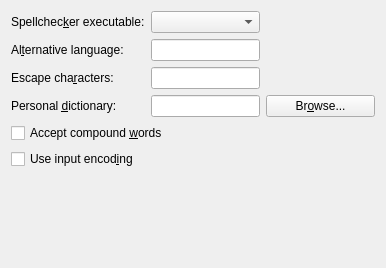
<ui version="4.0" >
 <class>PrefSpellcheckerUi</class>
 <widget class="QWidget" name="PrefSpellcheckerUi" >
  <property name="geometry" >
   <rect>
    <x>0</x>
    <y>0</y>
    <width>386</width>
    <height>268</height>
   </rect>
  </property>
  <property name="windowTitle" >
   <string/>
  </property>
  <layout class="QVBoxLayout" >
   <property name="margin" >
    <number>11</number>
   </property>
   <property name="spacing" >
    <number>6</number>
   </property>
   <item>
    <layout class="QGridLayout" >
     <property name="margin" >
      <number>0</number>
     </property>
     <property name="spacing" >
      <number>6</number>
     </property>
     <item row="0" column="0" >
      <widget class="QLabel" name="spellCommandLA" >
       <property name="text" >
        <string>Spellchec&amp;ker executable:</string>
       </property>
       <property name="buddy" >
        <cstring>spellCommandCO</cstring>
       </property>
      </widget>
     </item>
     <item row="2" column="1" >
      <widget class="QLineEdit" name="escapeCharactersED" />
     </item>
     <item row="0" column="2" >
      <spacer>
       <property name="orientation" >
        <enum>Qt::Horizontal</enum>
       </property>
       <property name="sizeType" >
        <enum>QSizePolicy::Expanding</enum>
       </property>
       <property name="sizeHint" >
        <size>
         <width>20</width>
         <height>20</height>
        </size>
       </property>
      </spacer>
     </item>
     <item row="1" column="1" >
      <widget class="QLineEdit" name="altLanguageED" >
       <property name="toolTip" >
        <string>Override the language used for the spellchecker</string>
       </property>
      </widget>
     </item>
     <item row="1" column="0" >
      <widget class="QLabel" name="altLanguageLA" >
       <property name="text" >
        <string>Al&amp;ternative language:</string>
       </property>
       <property name="buddy" >
        <cstring>altLanguageED</cstring>
       </property>
      </widget>
     </item>
     <item row="3" column="2" >
      <widget class="QPushButton" name="persDictionaryPB" >
       <property name="text" >
        <string>Br&amp;owse...</string>
       </property>
      </widget>
     </item>
     <item row="2" column="0" >
      <widget class="QLabel" name="escapeCharactersLA" >
       <property name="text" >
        <string>Escape cha&amp;racters:</string>
       </property>
       <property name="buddy" >
        <cstring>escapeCharactersED</cstring>
       </property>
      </widget>
     </item>
     <item row="2" column="2" >
      <spacer>
       <property name="orientation" >
        <enum>Qt::Horizontal</enum>
       </property>
       <property name="sizeType" >
        <enum>QSizePolicy::Expanding</enum>
       </property>
       <property name="sizeHint" >
        <size>
         <width>20</width>
         <height>20</height>
        </size>
       </property>
      </spacer>
     </item>
     <item row="3" column="1" >
      <widget class="QLineEdit" name="persDictionaryED" >
       <property name="toolTip" >
        <string>Specify a personal dictionary file other than the default</string>
       </property>
      </widget>
     </item>
     <item row="3" column="0" >
      <widget class="QLabel" name="persDictionaryLA" >
       <property name="text" >
        <string>Personal &amp;dictionary:</string>
       </property>
       <property name="buddy" >
        <cstring>persDictionaryED</cstring>
       </property>
      </widget>
     </item>
     <item row="0" column="1" >
      <widget class="QComboBox" name="spellCommandCO" />
     </item>
     <item row="1" column="2" >
      <spacer>
       <property name="orientation" >
        <enum>Qt::Horizontal</enum>
       </property>
       <property name="sizeType" >
        <enum>QSizePolicy::Expanding</enum>
       </property>
       <property name="sizeHint" >
        <size>
         <width>20</width>
         <height>20</height>
        </size>
       </property>
      </spacer>
     </item>
    </layout>
   </item>
   <item>
    <widget class="QCheckBox" name="compoundWordCB" >
     <property name="toolTip" >
      <string>Accept words such as "diskdrive"</string>
     </property>
     <property name="text" >
      <string>Accept compound &amp;words</string>
     </property>
    </widget>
   </item>
   <item>
    <widget class="QCheckBox" name="inputEncodingCB" >
     <property name="text" >
      <string>Use input encod&amp;ing</string>
     </property>
    </widget>
   </item>
   <item>
    <spacer>
     <property name="orientation" >
      <enum>Qt::Vertical</enum>
     </property>
     <property name="sizeType" >
      <enum>QSizePolicy::Expanding</enum>
     </property>
     <property name="sizeHint" >
      <size>
       <width>20</width>
       <height>20</height>
      </size>
     </property>
    </spacer>
   </item>
  </layout>
 </widget>
 <pixmapfunction></pixmapfunction>
 <includes>
  <include location="local" >qt_helpers.h</include>
 </includes>
 <tabstops>
  <tabstop>spellCommandCO</tabstop>
  <tabstop>altLanguageED</tabstop>
  <tabstop>escapeCharactersED</tabstop>
  <tabstop>persDictionaryED</tabstop>
  <tabstop>persDictionaryPB</tabstop>
  <tabstop>compoundWordCB</tabstop>
  <tabstop>inputEncodingCB</tabstop>
 </tabstops>
 <resources/>
 <connections/>
</ui>
